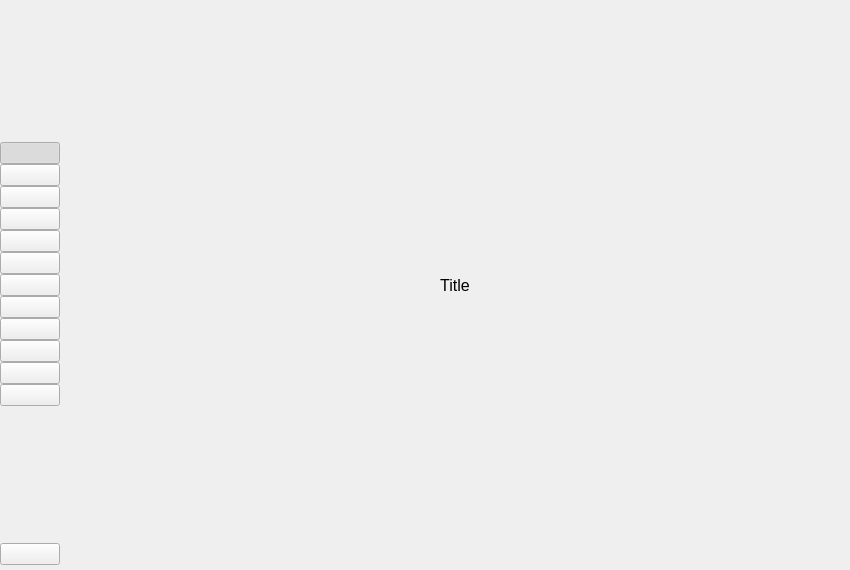
<?xml version="1.0" encoding="UTF-8"?>
<ui version="4.0">
 <class>App</class>
 <widget class="QMainWindow" name="App">
  <property name="windowModality">
   <enum>Qt::NonModal</enum>
  </property>
  <property name="geometry">
   <rect>
    <x>0</x>
    <y>0</y>
    <width>850</width>
    <height>570</height>
   </rect>
  </property>
  <property name="windowTitle">
   <string notr="true">Stacer</string>
  </property>
  <property name="windowIcon">
   <iconset>
    <normaloff>:/static/icons/icon256x256.png</normaloff>:/static/icons/icon256x256.png</iconset>
  </property>
  <widget class="QWidget" name="centralwidget">
   <layout class="QHBoxLayout" name="horizontalLayout">
    <property name="spacing">
     <number>0</number>
    </property>
    <property name="leftMargin">
     <number>0</number>
    </property>
    <property name="topMargin">
     <number>0</number>
    </property>
    <property name="rightMargin">
     <number>0</number>
    </property>
    <property name="bottomMargin">
     <number>0</number>
    </property>
    <item alignment="Qt::AlignHCenter">
     <widget class="QWidget" name="sidebar" native="true">
      <property name="sizePolicy">
       <sizepolicy hsizetype="Fixed" vsizetype="Expanding">
        <horstretch>0</horstretch>
        <verstretch>0</verstretch>
       </sizepolicy>
      </property>
      <property name="minimumSize">
       <size>
        <width>60</width>
        <height>0</height>
       </size>
      </property>
      <property name="maximumSize">
       <size>
        <width>60</width>
        <height>16777215</height>
       </size>
      </property>
      <property name="styleSheet">
       <string notr="true"/>
      </property>
      <layout class="QVBoxLayout" name="sidebarLayout">
       <property name="spacing">
        <number>0</number>
       </property>
       <property name="leftMargin">
        <number>0</number>
       </property>
       <property name="topMargin">
        <number>5</number>
       </property>
       <property name="rightMargin">
        <number>0</number>
       </property>
       <property name="bottomMargin">
        <number>5</number>
       </property>
       <item>
        <spacer name="verticalSpacer1">
         <property name="orientation">
          <enum>Qt::Vertical</enum>
         </property>
         <property name="sizeHint" stdset="0">
          <size>
           <width>20</width>
           <height>40</height>
          </size>
         </property>
        </spacer>
       </item>
       <item>
        <widget class="QPushButton" name="btnDash">
         <property name="cursor">
          <cursorShape>PointingHandCursor</cursorShape>
         </property>
         <property name="focusPolicy">
          <enum>Qt::NoFocus</enum>
         </property>
         <property name="toolTip">
          <string>Dashboard</string>
         </property>
         <property name="styleSheet">
          <string notr="true"/>
         </property>
         <property name="text">
          <string/>
         </property>
         <property name="iconSize">
          <size>
           <width>28</width>
           <height>28</height>
          </size>
         </property>
         <property name="checkable">
          <bool>true</bool>
         </property>
         <property name="checked">
          <bool>true</bool>
         </property>
         <attribute name="buttonGroup">
          <string notr="true">sidebarBtnGroup</string>
         </attribute>
        </widget>
       </item>
       <item>
        <widget class="QPushButton" name="btnStartupApps">
         <property name="cursor">
          <cursorShape>PointingHandCursor</cursorShape>
         </property>
         <property name="focusPolicy">
          <enum>Qt::NoFocus</enum>
         </property>
         <property name="toolTip">
          <string>Startup Apps</string>
         </property>
         <property name="text">
          <string/>
         </property>
         <property name="iconSize">
          <size>
           <width>28</width>
           <height>28</height>
          </size>
         </property>
         <property name="checkable">
          <bool>true</bool>
         </property>
         <attribute name="buttonGroup">
          <string notr="true">sidebarBtnGroup</string>
         </attribute>
        </widget>
       </item>
       <item>
        <widget class="QPushButton" name="btnSystemCleaner">
         <property name="cursor">
          <cursorShape>PointingHandCursor</cursorShape>
         </property>
         <property name="focusPolicy">
          <enum>Qt::NoFocus</enum>
         </property>
         <property name="toolTip">
          <string>System Cleaner</string>
         </property>
         <property name="styleSheet">
          <string notr="true"/>
         </property>
         <property name="text">
          <string/>
         </property>
         <property name="iconSize">
          <size>
           <width>28</width>
           <height>28</height>
          </size>
         </property>
         <property name="checkable">
          <bool>true</bool>
         </property>
         <attribute name="buttonGroup">
          <string notr="true">sidebarBtnGroup</string>
         </attribute>
        </widget>
       </item>
       <item>
        <widget class="QPushButton" name="btnSearch">
         <property name="cursor">
          <cursorShape>PointingHandCursor</cursorShape>
         </property>
         <property name="focusPolicy">
          <enum>Qt::NoFocus</enum>
         </property>
         <property name="toolTip">
          <string>Search</string>
         </property>
         <property name="text">
          <string/>
         </property>
         <property name="iconSize">
          <size>
           <width>28</width>
           <height>28</height>
          </size>
         </property>
         <property name="checkable">
          <bool>true</bool>
         </property>
         <attribute name="buttonGroup">
          <string notr="true">sidebarBtnGroup</string>
         </attribute>
        </widget>
       </item>
       <item>
        <widget class="QPushButton" name="btnServices">
         <property name="cursor">
          <cursorShape>PointingHandCursor</cursorShape>
         </property>
         <property name="focusPolicy">
          <enum>Qt::NoFocus</enum>
         </property>
         <property name="toolTip">
          <string>Services</string>
         </property>
         <property name="text">
          <string/>
         </property>
         <property name="iconSize">
          <size>
           <width>28</width>
           <height>28</height>
          </size>
         </property>
         <property name="checkable">
          <bool>true</bool>
         </property>
         <attribute name="buttonGroup">
          <string notr="true">sidebarBtnGroup</string>
         </attribute>
        </widget>
       </item>
       <item>
        <widget class="QPushButton" name="btnProcesses">
         <property name="cursor">
          <cursorShape>PointingHandCursor</cursorShape>
         </property>
         <property name="focusPolicy">
          <enum>Qt::NoFocus</enum>
         </property>
         <property name="toolTip">
          <string>Processes</string>
         </property>
         <property name="text">
          <string/>
         </property>
         <property name="iconSize">
          <size>
           <width>28</width>
           <height>28</height>
          </size>
         </property>
         <property name="checkable">
          <bool>true</bool>
         </property>
         <attribute name="buttonGroup">
          <string notr="true">sidebarBtnGroup</string>
         </attribute>
        </widget>
       </item>
       <item>
        <widget class="QPushButton" name="btnUninstaller">
         <property name="cursor">
          <cursorShape>PointingHandCursor</cursorShape>
         </property>
         <property name="focusPolicy">
          <enum>Qt::NoFocus</enum>
         </property>
         <property name="toolTip">
          <string>Uninstaller</string>
         </property>
         <property name="text">
          <string/>
         </property>
         <property name="iconSize">
          <size>
           <width>28</width>
           <height>28</height>
          </size>
         </property>
         <property name="checkable">
          <bool>true</bool>
         </property>
         <attribute name="buttonGroup">
          <string notr="true">sidebarBtnGroup</string>
         </attribute>
        </widget>
       </item>
       <item>
        <widget class="QPushButton" name="btnResources">
         <property name="cursor">
          <cursorShape>PointingHandCursor</cursorShape>
         </property>
         <property name="focusPolicy">
          <enum>Qt::NoFocus</enum>
         </property>
         <property name="toolTip">
          <string>Resources</string>
         </property>
         <property name="text">
          <string/>
         </property>
         <property name="iconSize">
          <size>
           <width>28</width>
           <height>28</height>
          </size>
         </property>
         <property name="checkable">
          <bool>true</bool>
         </property>
         <attribute name="buttonGroup">
          <string notr="true">sidebarBtnGroup</string>
         </attribute>
        </widget>
       </item>
       <item>
        <widget class="QPushButton" name="btnHelpers">
         <property name="cursor">
          <cursorShape>PointingHandCursor</cursorShape>
         </property>
         <property name="focusPolicy">
          <enum>Qt::NoFocus</enum>
         </property>
         <property name="toolTip">
          <string>Helpers</string>
         </property>
         <property name="text">
          <string/>
         </property>
         <property name="iconSize">
          <size>
           <width>28</width>
           <height>28</height>
          </size>
         </property>
         <property name="checkable">
          <bool>true</bool>
         </property>
         <attribute name="buttonGroup">
          <string notr="true">sidebarBtnGroup</string>
         </attribute>
        </widget>
       </item>
       <item>
        <widget class="QPushButton" name="btnAptSourceManager">
         <property name="cursor">
          <cursorShape>PointingHandCursor</cursorShape>
         </property>
         <property name="focusPolicy">
          <enum>Qt::NoFocus</enum>
         </property>
         <property name="toolTip">
          <string>APT Repository Manager</string>
         </property>
         <property name="text">
          <string/>
         </property>
         <property name="iconSize">
          <size>
           <width>28</width>
           <height>28</height>
          </size>
         </property>
         <property name="checkable">
          <bool>true</bool>
         </property>
         <attribute name="buttonGroup">
          <string notr="true">sidebarBtnGroup</string>
         </attribute>
        </widget>
       </item>
       <item>
        <widget class="QPushButton" name="btnGnomeSettings">
         <property name="cursor">
          <cursorShape>PointingHandCursor</cursorShape>
         </property>
         <property name="focusPolicy">
          <enum>Qt::NoFocus</enum>
         </property>
         <property name="toolTip">
          <string>Gnome Settings</string>
         </property>
         <property name="text">
          <string/>
         </property>
         <property name="iconSize">
          <size>
           <width>28</width>
           <height>28</height>
          </size>
         </property>
         <property name="checkable">
          <bool>true</bool>
         </property>
         <attribute name="buttonGroup">
          <string notr="true">sidebarBtnGroup</string>
         </attribute>
        </widget>
       </item>
       <item>
        <widget class="QPushButton" name="btnSettings">
         <property name="cursor">
          <cursorShape>PointingHandCursor</cursorShape>
         </property>
         <property name="focusPolicy">
          <enum>Qt::NoFocus</enum>
         </property>
         <property name="toolTip">
          <string>Settings</string>
         </property>
         <property name="text">
          <string/>
         </property>
         <property name="iconSize">
          <size>
           <width>28</width>
           <height>28</height>
          </size>
         </property>
         <property name="checkable">
          <bool>true</bool>
         </property>
         <attribute name="buttonGroup">
          <string notr="true">sidebarBtnGroup</string>
         </attribute>
        </widget>
       </item>
       <item>
        <spacer name="verticalSpacer">
         <property name="orientation">
          <enum>Qt::Vertical</enum>
         </property>
         <property name="sizeHint" stdset="0">
          <size>
           <width>20</width>
           <height>40</height>
          </size>
         </property>
        </spacer>
       </item>
       <item>
        <widget class="QPushButton" name="btnFeedback">
         <property name="cursor">
          <cursorShape>PointingHandCursor</cursorShape>
         </property>
         <property name="focusPolicy">
          <enum>Qt::NoFocus</enum>
         </property>
         <property name="toolTip">
          <string>Feedback</string>
         </property>
         <property name="text">
          <string/>
         </property>
         <property name="iconSize">
          <size>
           <width>28</width>
           <height>28</height>
          </size>
         </property>
         <property name="checkable">
          <bool>false</bool>
         </property>
        </widget>
       </item>
      </layout>
      <zorder>btnDash</zorder>
      <zorder>btnServices</zorder>
      <zorder>btnUninstaller</zorder>
      <zorder>btnStartupApps</zorder>
      <zorder>btnResources</zorder>
      <zorder>btnSystemCleaner</zorder>
      <zorder>btnProcesses</zorder>
      <zorder>btnSettings</zorder>
      <zorder>btnFeedback</zorder>
      <zorder>btnGnomeSettings</zorder>
      <zorder>btnAptSourceManager</zorder>
      <zorder>btnSearch</zorder>
      <zorder>btnHelpers</zorder>
     </widget>
    </item>
    <item>
     <widget class="QWidget" name="pageContent" native="true">
      <property name="sizePolicy">
       <sizepolicy hsizetype="Expanding" vsizetype="Expanding">
        <horstretch>0</horstretch>
        <verstretch>0</verstretch>
       </sizepolicy>
      </property>
      <property name="styleSheet">
       <string notr="true"/>
      </property>
      <layout class="QVBoxLayout" name="pageContentLayout">
       <property name="spacing">
        <number>0</number>
       </property>
       <property name="leftMargin">
        <number>0</number>
       </property>
       <property name="topMargin">
        <number>0</number>
       </property>
       <property name="rightMargin">
        <number>0</number>
       </property>
       <property name="bottomMargin">
        <number>0</number>
       </property>
       <item>
        <widget class="QLabel" name="pageTitle">
         <property name="sizePolicy">
          <sizepolicy hsizetype="Expanding" vsizetype="Preferred">
           <horstretch>0</horstretch>
           <verstretch>0</verstretch>
          </sizepolicy>
         </property>
         <property name="font">
          <font>
           <family>Ubuntu</family>
           <pointsize>12</pointsize>
          </font>
         </property>
         <property name="styleSheet">
          <string notr="true"/>
         </property>
         <property name="text">
          <string notr="true">Title</string>
         </property>
         <property name="alignment">
          <set>Qt::AlignCenter</set>
         </property>
        </widget>
       </item>
      </layout>
     </widget>
    </item>
   </layout>
   <zorder>pageContent</zorder>
   <zorder>sidebar</zorder>
  </widget>
 </widget>
 <resources/>
 <connections/>
 <buttongroups>
  <buttongroup name="sidebarBtnGroup"/>
 </buttongroups>
</ui>
